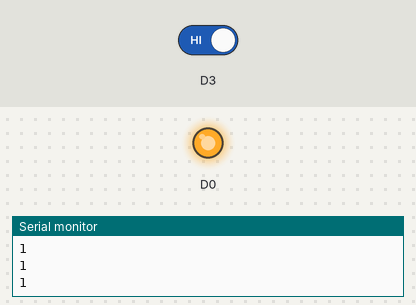
Bench run of a sketch on a simulated ESP8266 (Wemos D1 mini). On the bench: output pins drawn as LEDs (lit = HIGH), the last lines printed to the serial monitor. The inputs (shaded band) are chosen by the test bench; at power-on: D3 HIGH.

Above: at 1.2 s.
1.3 s: D3 driven LOW
At 1.8 s:
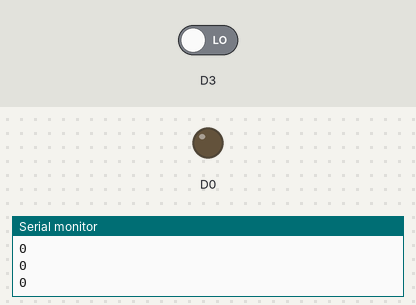
2.8 s: D3 driven HIGH
At 4.1 s:
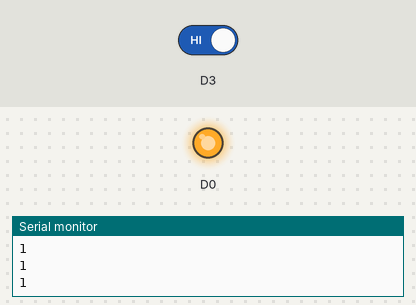
Timing chart, 0 to 5.8 s (numbered marks = the images above; inputs shaded):
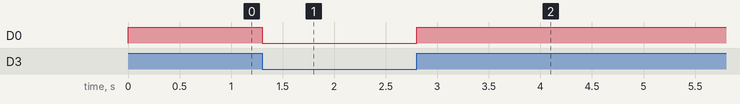

The sketch:

test_touch.ino
```cpp
//Wemos D1 R2
//Test Touch
//accende un led con il tocco
//Corrispondenze GROVE>WEMOS D2>D0, D3>D1, D4>D2, D5>D3, D6>D4, D7>D5, D8>D6
void setup() {
  Serial.begin(9600);
  pinMode(D0,OUTPUT);
  pinMode(D3,INPUT);
}

void loop() {
  int pValue=digitalRead(D3);
  digitalWrite(D0,pValue);
  Serial.println(pValue);
  delay(100);
}
```

Measured:
- after the input at 1.3 s, D0: HIGH → LOW at once
- after the input at 2.8 s, D0: LOW → HIGH at once
